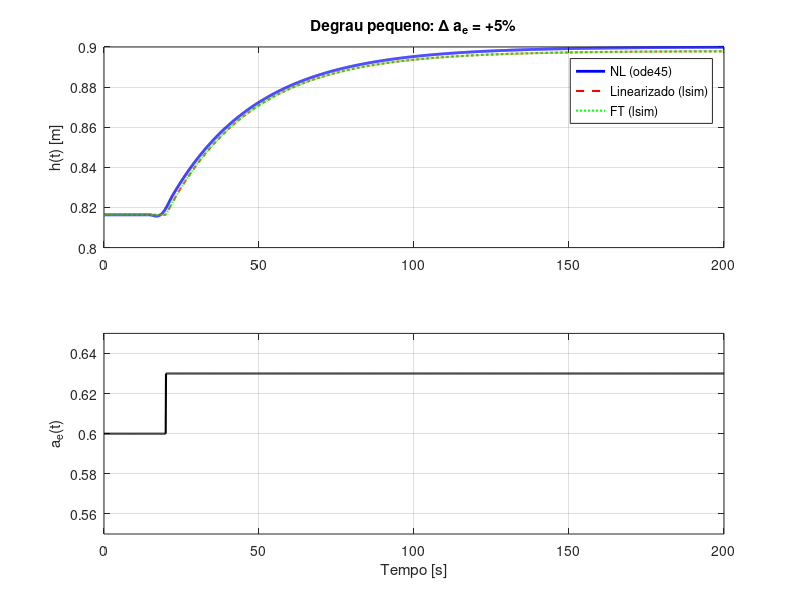
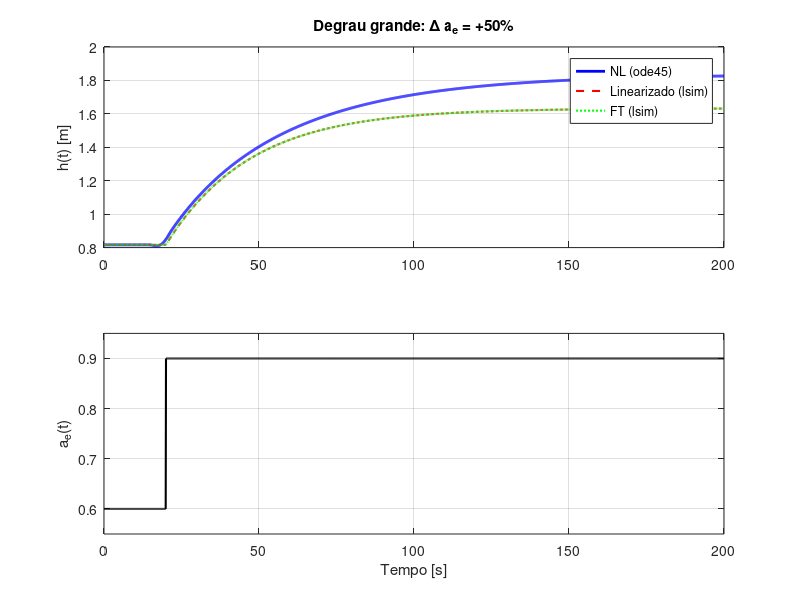
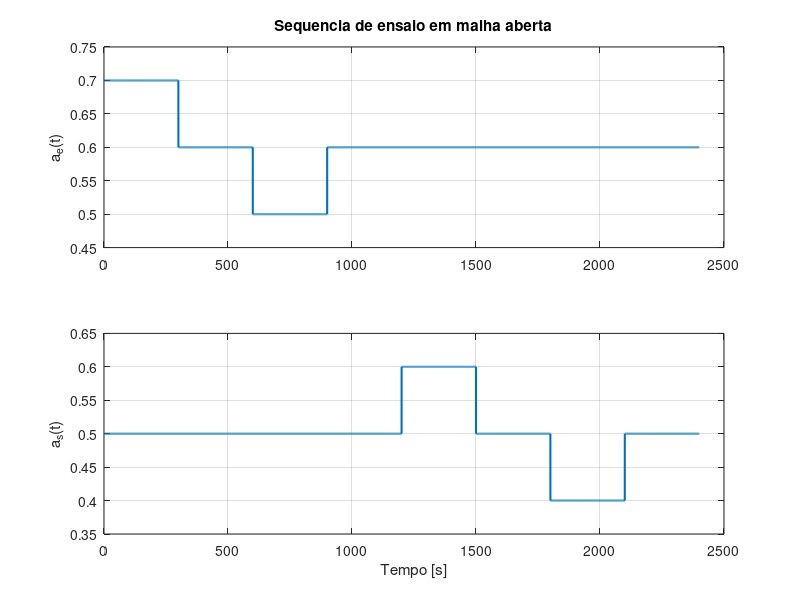
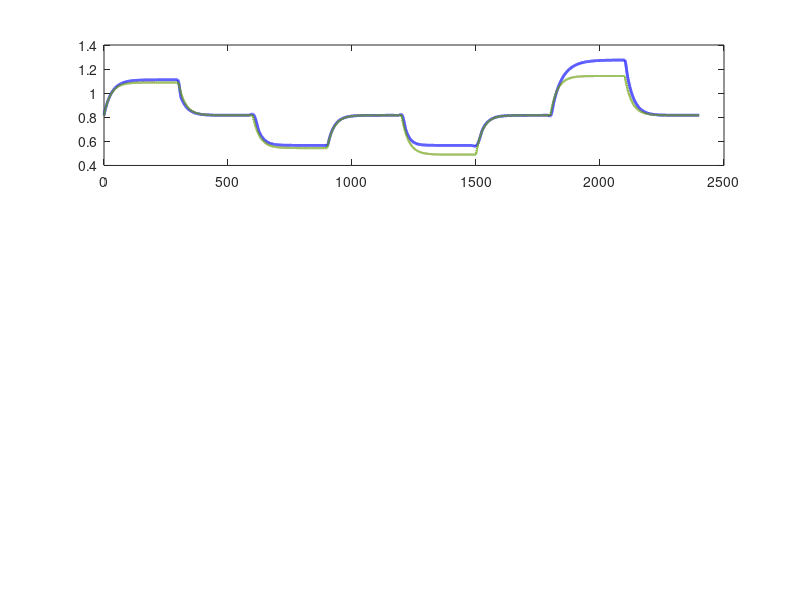

These charts were generated, in order, by the following MATLAB code: (Note: this script raises an error after producing the figures.)
%% Lab 05 - Linearizacao do Tanque Atmosferico
% Disciplina: Introducao aos Sistemas de Controle - 2026/1
% Prof. Daniel Miranda Cruz
% UFMT - Eng. de Computacao
%
% Objetivo: linearizar o modelo NL do tanque em torno do ponto
% de operacao (ae0, as0) e comparar a resposta dos 3 modelos
% (NL, Linear em desvio, Funcao de Transferencia).

clear all; close all; clc;

%% Secao 1 - Inicializacao e ponto de operacao
% Parametros fisicos do processo (mesmos da aula 06)
A   = 0.5;       % m^2 - area da base do tanque
ke  = 0.05;      % m^3/s - constante da valvula de entrada
ks  = 0.015;     % m^3/s - constante da valvula de saida
g   = 9.8;       % m/s^2 - aceleracao da gravidade

% Ponto de operacao escolhido
ae0 = 0.6;       % abertura da valvula de entrada em RP
as0 = 0.5;       % abertura da valvula de saida em RP

% Calculo do nivel em regime permanente (dh/dt = 0)
% ke*ae0 = ks*as0*sqrt(2*g*H0) -->  H0 = ((ke*ae0)/(ks*as0*sqrt(2g)))^2
H0 = ((ke*ae0)/(ks*as0*sqrt(2*g)))^2;

fprintf('===== SECAO 1: Ponto de Operacao =====\n');
fprintf('H0 = %.4f m\n', H0);
fprintf('sqrt(2*g*H0) = %.4f m/s\n', sqrt(2*g*H0));
fprintf('Confirme: ke*ae0 = %.4f vs ks*as0*sqrt(2gH0) = %.4f\n\n', ...
    ke*ae0, ks*as0*sqrt(2*g*H0));

%% Secao 2 - Linearizacao analitica (derivadas parciais)
% f(h, ae, as) = (1/A)*[ke*ae - ks*as*sqrt(2*g*h)]
%
% alpha = df/dh   |0 = -(1/A) * ks*as0 * g / sqrt(2*g*H0)
% beta_ae = df/dae|0 =  ke / A
% beta_as = df/das|0 = -(1/A) * ks * sqrt(2*g*H0)

alpha   = -(1/A) * ks * as0 * g / sqrt(2*g*H0);
beta_ae =  ke / A;
beta_as = -(1/A) * ks * sqrt(2*g*H0);

% Constante de tempo e ganhos da FT
tau   = -1/alpha;
Kp_ae = -beta_ae/alpha;
Kp_as = -beta_as/alpha;

fprintf('===== SECAO 2: Parametros Linearizados =====\n');
fprintf('alpha   (polo)       = %.6f\n', alpha);
fprintf('beta_ae (df/dae|0)   = %.4f\n', beta_ae);
fprintf('beta_as (df/das|0)   = %.4f\n', beta_as);
fprintf('tau   = -1/alpha     = %.2f s\n', tau);
fprintf('Kp_ae = -beta_ae/alpha = %+.4f\n', Kp_ae);
fprintf('Kp_as = -beta_as/alpha = %+.4f\n\n', Kp_as);

%% Secao 3 - Funcao de Transferencia
% Em variaveis de desvio (Dh, Dae, Das):
% dDh/dt = alpha*Dh + beta_ae*Dae + beta_as*Das
% Em Laplace:  Dh(s) = beta_ae/(s-alpha)*Dae(s) + beta_as/(s-alpha)*Das(s)
% Forma canonica de 1a ordem: G(s) = Kp / (tau*s + 1)

s = tf('s');
G_ae = Kp_ae / (tau*s + 1);     % FT da abertura de entrada para o nivel
G_as = Kp_as / (tau*s + 1);     % FT da abertura de saida para o nivel

fprintf('===== SECAO 3: Funcoes de Transferencia =====\n');
disp('G_ae(s) ='); G_ae
disp('G_as(s) ='); G_as

%% Secao 4 - Comparacao NL x Linearizado (degrau pequeno: +5%)
% Sequencia: ae=0.6 (RP) ate t=20s, depois ae=0.63 (degrau de +5%)
tsim = 200;
dt   = 0.1;
t    = (0:dt:tsim)';

% Vetor de entrada para Dae (variavel em desvio)
ae_t = ae0*ones(size(t));
ae_t(t >= 20) = 0.63;      % +5% sobre ae0
Dae  = ae_t - ae0;
as_t = as0*ones(size(t));  % as constante
Das  = as_t - as0;

% --- Simulacao do MODELO NAO-LINEAR via ode45 ---
% dh/dt = (1/A)*[ke*ae(t) - ks*as(t)*sqrt(2*g*h)]
ae_fcn = @(tt) interp1(t, ae_t, tt, 'previous', 'extrap');
as_fcn = @(tt) interp1(t, as_t, tt, 'previous', 'extrap');
odefun = @(tt, h) (1/A)*( ke*ae_fcn(tt) - ks*as_fcn(tt)*sqrt(2*g*max(h,0)) );
[t_nl, h_nl] = ode45(odefun, t, H0);

% --- Simulacao do MODELO LINEARIZADO via lsim ---
% Usa as variaveis em desvio Dae e Das, depois soma H0 para plotar
sys_lin = ss(alpha, [beta_ae, beta_as], 1, 0);   % SS de 1a ordem
Dh_lin  = lsim(sys_lin, [Dae, Das], t);
h_lin   = Dh_lin + H0;                           % volta ao referencial original

% --- Simulacao da FT (mesma coisa, via FT) ---
Dh_ft = lsim(G_ae, Dae, t);   % so Dae varia neste ensaio
h_ft  = Dh_ft + H0;

% --- Plotagem ---
figure(1); clf;
subplot(2,1,1);
plot(t, h_nl, 'b-', 'LineWidth', 2); hold on;
plot(t, h_lin, 'r--', 'LineWidth', 1.5);
plot(t, h_ft,  'g:',  'LineWidth', 1.5);
ylabel('h(t) [m]');
title('Degrau pequeno: \Delta a_e = +5%');
legend('NL (ode45)','Linearizado (lsim)','FT (lsim)','Location','best');
grid on;
subplot(2,1,2);
plot(t, ae_t, 'k', 'LineWidth', 1.5);
ylabel('a_e(t)');
xlabel('Tempo [s]');
ylim([0.55 0.65]); grid on;

erro_max_5pct = max(abs(h_nl - h_lin));
fprintf('===== SECAO 4: Degrau de +5%% =====\n');
fprintf('Maior |h_NL - h_L| = %.6f m\n\n', erro_max_5pct);

%% Secao 5 - Comparacao NL x Linearizado (degrau grande: +50%)
ae_t2 = ae0*ones(size(t));
ae_t2(t >= 20) = 0.9;       % +50% sobre ae0
Dae2  = ae_t2 - ae0;

% NL
ae_fcn2 = @(tt) interp1(t, ae_t2, tt, 'previous', 'extrap');
odefun2 = @(tt, h) (1/A)*( ke*ae_fcn2(tt) - ks*as_fcn(tt)*sqrt(2*g*max(h,0)) );
[~, h_nl2] = ode45(odefun2, t, H0);

% Linear
Dh_lin2 = lsim(sys_lin, [Dae2, Das], t);
h_lin2  = Dh_lin2 + H0;

% FT
Dh_ft2 = lsim(G_ae, Dae2, t);
h_ft2  = Dh_ft2 + H0;

figure(2); clf;
subplot(2,1,1);
plot(t, h_nl2, 'b-', 'LineWidth', 2); hold on;
plot(t, h_lin2,'r--','LineWidth', 1.5);
plot(t, h_ft2, 'g:', 'LineWidth', 1.5);
ylabel('h(t) [m]');
title('Degrau grande: \Delta a_e = +50%');
legend('NL (ode45)','Linearizado (lsim)','FT (lsim)','Location','best');
grid on;
subplot(2,1,2);
plot(t, ae_t2, 'k', 'LineWidth', 1.5);
ylabel('a_e(t)');
xlabel('Tempo [s]');
ylim([0.55 0.95]); grid on;

erro_max_50pct = max(abs(h_nl2 - h_lin2));
fprintf('===== SECAO 5: Degrau de +50%% =====\n');
fprintf('Maior |h_NL - h_L| = %.6f m\n', erro_max_50pct);
fprintf('Razao do erro (50%%/5%%) = %.1f x\n\n', erro_max_50pct/erro_max_5pct);

%% Secao 6 - Pergunta de sintese: comportamento simetrico?
% Voce vera no DESAFIO OPCIONAL (Parte 4 do roteiro):
%   o erro de subir +X% NAO e igual ao erro de descer -X%, porque
%   sqrt(h) e concavo. A linearizacao subestima h ao subir e superestima
%   ao descer (ou vice-versa, dependendo do termo dominante).

fprintf('===== FIM DO LAB 05 =====\n');
fprintf('Volte ao roteiro e responda as questoes E1-E5 da Parte 3.\n');


%%
%% Lab 06 - Comparacao NL x Linearizado x Funcao de Transferencia
% Disciplina: Introducao aos Sistemas de Controle - 2026/1
% Prof. Daniel Miranda Cruz
%
% Objetivo: aplicar uma sequencia de degraus em ae e em as, simular
% os 3 modelos do tanque e comparar visual e quantitativamente.

%% Secao 1 - Inicializacao (mesmos parametros do Lab 05)
A   = 0.5;
ke  = 0.05;
ks  = 0.015;
g   = 9.8;
ae0 = 0.6;
as0 = 0.5;

H0 = ((ke*ae0)/(ks*as0*sqrt(2*g)))^2;

% Linearizacao
alpha   = -(1/A) * ks * as0 * g / sqrt(2*g*H0);
beta_ae =  ke / A;
beta_as = -(1/A) * ks * sqrt(2*g*H0);
tau   = -1/alpha;
Kp_ae = -beta_ae/alpha;
Kp_as = -beta_as/alpha;

s    = tf('s');
G_ae = Kp_ae / (tau*s + 1);
G_as = Kp_as / (tau*s + 1);

fprintf('===== Parametros =====\n');
fprintf('H0 = %.4f m,  tau = %.2f s\n', H0, tau);
fprintf('Kp_ae = %+.4f,  Kp_as = %+.4f\n\n', Kp_ae, Kp_as);

%% Secao 2 - Construcao dos sinais ae(t) e as(t)
% Sequencia inspirada no Simulink padrao da turma, dividida em 8 fases
% de 300s. Aqui usamos degraus de +/- 0.1 (absolutos) para que a
% linearizacao ainda seja "razoavelmente boa" e o aluno veja a divergencia
% sem que ela seja enorme.
%
%   Fase 1: 0    - 300  -> ae=0.7  (+0.1)         as=0.5
%   Fase 2: 300  - 600  -> ae=0.6  (volta)        as=0.5
%   Fase 3: 600  - 900  -> ae=0.5  (-0.1)         as=0.5
%   Fase 4: 900  - 1200 -> ae=0.6  (volta)        as=0.5
%   Fase 5: 1200 - 1500 -> ae=0.6                  as=0.6  (+0.1)
%   Fase 6: 1500 - 1800 -> ae=0.6                  as=0.5  (volta)
%   Fase 7: 1800 - 2100 -> ae=0.6                  as=0.4  (-0.1)
%   Fase 8: 2100 - 2400 -> ae=0.6                  as=0.5  (volta)

d_ae = 0.1;   % degrau absoluto em ae
d_as = 0.1;   % degrau absoluto em as

tsim = 2400;
dt   = 0.1;
t    = (0:dt:tsim)';

ae_t = ae0*ones(size(t));
as_t = as0*ones(size(t));

ae_t(t <  300)               = ae0 + d_ae;
ae_t(t >= 600  & t < 900)    = ae0 - d_ae;

as_t(t >= 1200 & t < 1500)   = as0 + d_as;
as_t(t >= 1800 & t < 2100)   = as0 - d_as;

% Variaveis em desvio
Dae = ae_t - ae0;
Das = as_t - as0;

% Visualizar entradas
figure(10); clf;
subplot(2,1,1);
plot(t, ae_t, 'LineWidth', 1.5); ylabel('a_e(t)'); grid on;
title('Sequencia de ensaio em malha aberta');
ylim([0.45 0.75]);
subplot(2,1,2);
plot(t, as_t, 'LineWidth', 1.5); ylabel('a_s(t)');
xlabel('Tempo [s]'); grid on;
ylim([0.35 0.65]);

%% Secao 3 - Simulacao dos 3 modelos
fprintf('===== Simulando 3 modelos... =====\n');

% --- Modelo NAO-LINEAR (ode45) ---
ae_fcn = @(tt) interp1(t, ae_t, tt, 'previous', 'extrap');
as_fcn = @(tt) interp1(t, as_t, tt, 'previous', 'extrap');
odefun = @(tt, h) (1/A)*( ke*ae_fcn(tt) - ks*as_fcn(tt)*sqrt(2*g*max(h,0)) );
[~, h_NL] = ode45(odefun, t, H0);

% --- Modelo LINEARIZADO (state-space) ---
sys_lin = ss(alpha, [beta_ae, beta_as], 1, 0);
Dh_L    = lsim(sys_lin, [Dae, Das], t);
h_L     = Dh_L + H0;

% --- Modelo POR FT (superposicao) ---
Dh_FT_ae = lsim(G_ae, Dae, t);
Dh_FT_as = lsim(G_as, Das, t);
Dh_FT    = Dh_FT_ae + Dh_FT_as;
h_FT     = Dh_FT + H0;

%% Secao 4 - Plotagem comparativa
figure(11); clf;
subplot(3,1,1);
plot(t, h_NL, 'b-',  'LineWidth', 2); hold on;
plot(t, h_L,  'r--', 'LineWidth', 1.5);
plot(t, h_FT, 'g:',  'LineWidth', 1.5);
yline(H0, 'k:', 'LineWidth', 0.8);
ylabel('h(t) [m]');
title('Comparacao dos 3 modelos do tanque');
legend('Nao-Linear','Linearizado (SS)','FT (lsim)','H_0','Location','best');
grid on;

subplot(3,1,2);
plot(t, ae_t, 'LineWidth', 1.5); hold on;
plot(t, as_t, 'LineWidth', 1.5);
ylabel('aberturas');
legend('a_e','a_s','Location','best');
grid on;

subplot(3,1,3);
plot(t, abs(h_NL - h_L), 'LineWidth', 1.5); hold on;
plot(t, abs(h_L  - h_FT), 'LineWidth', 1.5);
ylabel('|erro| [m]');
xlabel('Tempo [s]');
legend('|h_{NL} - h_L|','|h_L - h_{FT}|','Location','best');
grid on;

%% Secao 5 - Erro maximo absoluto entre NL e L (responde a questao numerica)
% Para variacoes de +/- 0.1 nas aberturas, esperamos um valor proximo de 0.1323 m.
err_max_global = max(abs(h_NL - h_L));
fprintf('\n===== ERRO MAXIMO GLOBAL =====\n');
fprintf('max(abs(h_NL - h_L)) = %.4f m\n', err_max_global);
fprintf('(Valor esperado: ~0.1323 m. Esse valor responde o Q1-Pratica)\n\n');

%% Secao 6 - Erros por fase (analise mais detalhada)
fases = [
      0    300;   % Fase 1: ae +0.1
    600    900;   % Fase 3: ae -0.1
   1200   1500;   % Fase 5: as +0.1
   1800   2100;   % Fase 7: as -0.1
];
nomes = {'Fase 1 (ae +0.1)', ...
         'Fase 3 (ae -0.1)', ...
         'Fase 5 (as +0.1)', ...
         'Fase 7 (as -0.1)'};

fprintf('===== Erros por fase =====\n');
for k = 1:size(fases,1)
    idx = (t >= fases(k,1)) & (t < fases(k,2));
    err_k = max(abs(h_NL(idx) - h_L(idx)));
    fprintf('  %s : err_max = %.4f m\n', nomes{k}, err_k);
end

%% Secao 7 - Verificacao L vs FT (devem ser identicos)
err_L_FT = max(abs(h_L - h_FT));
fprintf('\n===== Verificacao L vs FT =====\n');
fprintf('max(abs(h_L - h_FT)) = %.2e m  (deve ser ~0, so erro numerico)\n', err_L_FT);

% Plot ampliado
figure(12); clf;
plot(t, h_L, 'r--', 'LineWidth', 1.5); hold on;
plot(t, h_FT, 'g:', 'LineWidth', 1.5);
ylabel('h(t) [m]'); xlabel('Tempo [s]');
title('Linearizado (SS) x FT - devem coincidir');
legend('h_L','h_{FT}','Location','best'); grid on;

fprintf('\n===== FIM DO LAB 06 =====\n');
fprintf('Volte ao roteiro e responda as questoes E1-E5.\n');
